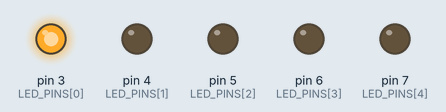
Recording of a sketch running on a simulated Arduino Uno, built with avr-gcc and run on an emulated ATmega328P. Parts: output pins drawn as LEDs (lit = HIGH).

Above: at 0.1 s.
At 4.5 s:
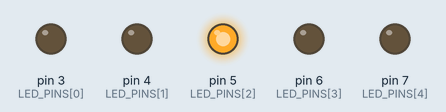
At 9.7 s:
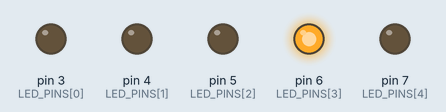
At 19.9 s:
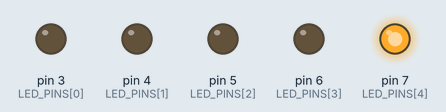
At 29.7 s:
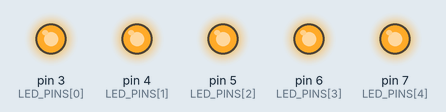
At 39.9 s:
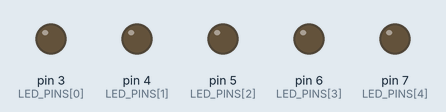
Timing chart, 0 to 40.0 s (numbered marks = the images above):
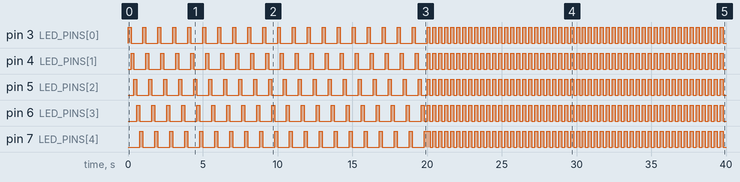

Measured:
- by itself, pin 3 (LED_PINS[0]): goes 20 × (HIGH 0.20 s, LOW 0.80 s), 49 × (HIGH 0.20 s, LOW 0.20 s), HIGH 0.20 s, then LOW
- by itself, pin 4 (LED_PINS[1]): goes 19 × (HIGH 0.20 s, LOW 0.80 s), HIGH 0.20 s, LOW 0.60 s, 49 × (HIGH 0.20 s, LOW 0.20 s), HIGH 0.20 s, then LOW
- by itself, pin 5 (LED_PINS[2]): goes 19 × (HIGH 0.20 s, LOW 0.80 s), HIGH 0.20 s, LOW 0.40 s, 49 × (HIGH 0.20 s, LOW 0.20 s), HIGH 0.20 s, then LOW
- by itself, pin 6 (LED_PINS[3]): goes 19 × (HIGH 0.20 s, LOW 0.80 s), 50 × (HIGH 0.20 s, LOW 0.20 s), HIGH 0.20 s, then LOW
- by itself, pin 7 (LED_PINS[4]): goes 19 × (HIGH 0.20 s, LOW 0.80 s), HIGH 0.40 s, 49 × (LOW 0.20 s, HIGH 0.20 s), then LOW

The sketch:

holiday_lights.ino
```cpp
/*
 * Holiday Lights — LED Pattern Sequencer
 *
 * Creates festive light patterns using multiple LEDs.
 * Cycles through: chase, fade, blink, and all-on patterns
 * with timed transitions.
 *
 * Circuit:
 *   - 5 LEDs → pins 3–7 → 220Ω resistors → GND
 *
 * Tinkercad: https://www.tinkercad.com/things/fOwgaB9Lip0-holidaylights
 */

const int NUM_LEDS = 5;
const int LED_PINS[] = {3, 4, 5, 6, 7};

unsigned long previousMillis = 0;
unsigned long interval = 200;  // pattern step timing (ms)
int step = 0;

void setup() {
  for (int i = 0; i < NUM_LEDS; i++) {
    pinMode(LED_PINS[i], OUTPUT);
  }
  Serial.begin(9600);
}

void loop() {
  unsigned long currentMillis = millis();

  if (currentMillis - previousMillis >= interval) {
    previousMillis = currentMillis;
    step++;
  }

  // Cycle through patterns every 100 steps
  int pattern = (step / 100) % 4;

  switch (pattern) {
    case 0: chasePattern();    break;
    case 1: blinkPattern();    break;
    case 2: fillPattern();     break;
    case 3: allOnPattern();    break;
  }
}

// Pattern 1: Chase — one LED at a time
void chasePattern() {
  int pos = step % NUM_LEDS;
  for (int i = 0; i < NUM_LEDS; i++) {
    digitalWrite(LED_PINS[i], (i == pos) ? HIGH : LOW);
  }
}

// Pattern 2: Blink — all on/off alternating
void blinkPattern() {
  int state = (step % 2 == 0) ? HIGH : LOW;
  for (int i = 0; i < NUM_LEDS; i++) {
    digitalWrite(LED_PINS[i], state);
  }
}

// Pattern 3: Fill — LEDs light up one by one, then reset
void fillPattern() {
  int fillCount = step % (NUM_LEDS + 1);
  for (int i = 0; i < NUM_LEDS; i++) {
    digitalWrite(LED_PINS[i], (i < fillCount) ? HIGH : LOW);
  }
}

// Pattern 4: All On — every LED lit
void allOnPattern() {
  for (int i = 0; i < NUM_LEDS; i++) {
    digitalWrite(LED_PINS[i], HIGH);
  }
}
```
